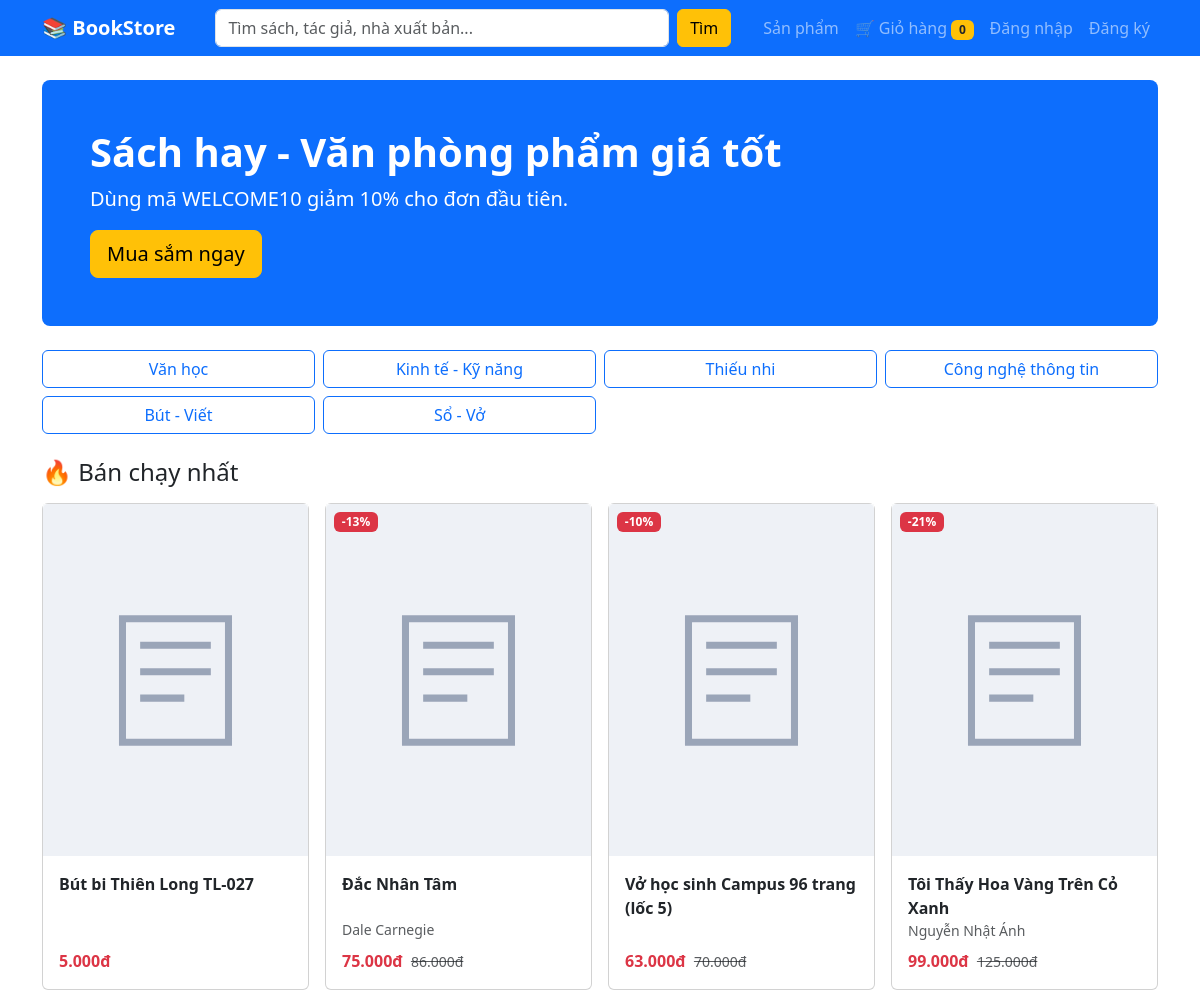
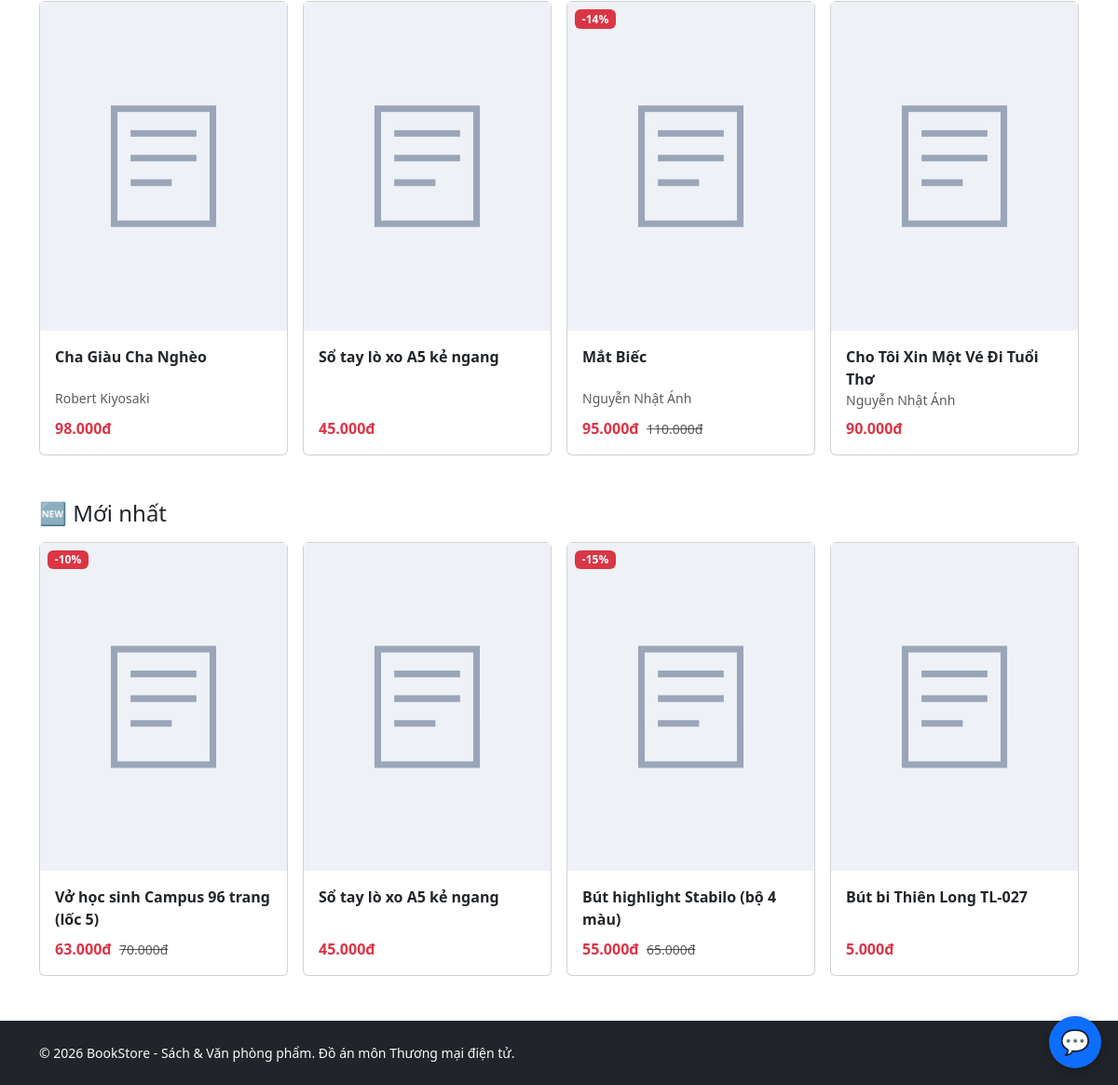
The page / on the database its author committed (2 pictures, top to bottom).
### tables this page shows
CREATE TABLE categories (
    id          INT UNSIGNED AUTO_INCREMENT PRIMARY KEY,
    parent_id   INT UNSIGNED NULL,                       
    name        VARCHAR(100) NOT NULL,
    slug        VARCHAR(120) NOT NULL UNIQUE,            
    description VARCHAR(255) NULL,
    CONSTRAINT fk_cat_parent FOREIGN KEY (parent_id) REFERENCES categories(id) ON DELETE SET NULL
);

CREATE TABLE products (
    id            INT UNSIGNED AUTO_INCREMENT PRIMARY KEY,
    category_id   INT UNSIGNED NOT NULL,
    publisher_id  INT UNSIGNED NULL,                     
    type          ENUM('book','stationery') NOT NULL DEFAULT 'book',
    name          VARCHAR(200) NOT NULL,
    slug          VARCHAR(220) NOT NULL UNIQUE,
    description   TEXT NULL,
    price         DECIMAL(12,0) NOT NULL,                
    sale_price    DECIMAL(12,0) NULL,                    
    stock         INT UNSIGNED NOT NULL DEFAULT 0,       
    image         VARCHAR(255) NULL,
    pages         SMALLINT UNSIGNED NULL,                
    publish_year  YEAR NULL,
    sold_count    INT UNSIGNED NOT NULL DEFAULT 0,       
    is_active     TINYINT(1) NOT NULL DEFAULT 1,
    created_at    TIMESTAMP NOT NULL DEFAULT CURRENT_TIMESTAMP,
    CONSTRAINT fk_prod_cat FOREIGN KEY (category_id)  REFERENCES categories(id),
    CONSTRAINT fk_prod_pub FOREIGN KEY (publisher_id) REFERENCES publishers(id) ON DELETE SET NULL,
    INDEX idx_prod_cat (category_id),
    INDEX idx_prod_pub (publisher_id),
    INDEX idx_prod_price (price),
    FULLTEXT INDEX ft_prod_name (name)                   
);

### app/core/Controller.php (called while the page is built, shortened)
<?php
abstract class Controller
{
    protected function render(string $view, array $data = [], string $layout = 'main'): void
    {
        extract($data);
        require APP_PATH . "/views/$view.php";
        $content = ob_get_clean();
        require APP_PATH . "/views/layouts/$layout.php";
    }
}

### app/controllers/HomeController.php (called while the page is built)
<?php
class HomeController extends Controller
{
    public function index(): void
    {
        $product = new Product();
        $this->render('home/index', [
            'title'       => 'Trang chủ',
            'description' => 'BookStore - website bán sách và văn phòng phẩm uy tín, giá tốt, giao hàng nhanh.',
            'bestSellers' => $product->bestSellers(8),
            'newest'      => $product->newest(4),
            'categories'  => (new Category())->tree(),
        ]);
    }
}

### public/index.php (called while the page is built, shortened)
<?php
$config = require ROOT_PATH . '/config/config.php';
spl_autoload_register(function (string $class) {
    foreach (['core', 'controllers', 'models'] as $dir) {
        $file = APP_PATH . "/$dir/$class.php";
        if (is_file($file)) { require $file; return; }
    }
});
require APP_PATH . '/core/helpers.php';
$router = new Router();
$router->dispatch($_SERVER['REQUEST_METHOD'], $_SERVER['REQUEST_URI']);

### app/core/helpers.php (called while the page is built, shortened)
<?php
function e($value): string
{
    return htmlspecialchars((string)$value, ENT_QUOTES, 'UTF-8');
}
function url(string $path = ''): string
{
    return BASE_URL . '/' . ltrim($path, '/');
}
function asset(string $path): string
{
    return BASE_URL . '/public/assets/' . ltrim($path, '/');
}
function money($n): string
{
    return number_format((float)$n, 0, ',', '.') . 'đ';
}
function product_image(array $p): string
{
    $file = 'products/' . ($p['image'] ?? '');
    return asset('img/placeholder.svg');
}
function auth_user(): ?array
{
    return $_SESSION['user'] ?? null;
}

### app/core/Model.php (called while the page is built, shortened)
<?php
abstract class Model
{
    public function __construct()
    {
        $this->db = Database::getConnection();
    }
}

### app/core/Database.php (called while the page is built)
<?php
class Database
{
    private static ?PDO $instance = null;
    public static function getConnection(): PDO
    {
        if (self::$instance === null) {
            global $config;
            $c = $config['db'];
            $dsn = "mysql:host={$c['host']};dbname={$c['name']};charset={$c['charset']}";
            self::$instance = new PDO($dsn, $c['user'], $c['pass'], [
                PDO::ATTR_ERRMODE            => PDO::ERRMODE_EXCEPTION,
                PDO::ATTR_DEFAULT_FETCH_MODE => PDO::FETCH_ASSOC,
                PDO::ATTR_EMULATE_PREPARES   => false,
            ]);
        }
        return self::$instance;
    }
}

### app/models/Category.php (called while the page is built, shortened)
<?php
class Category extends Model
{
    public function tree(): array
    {
        $all = $this->db->query("SELECT * FROM categories ORDER BY id")->fetchAll();
        $roots = [];
        foreach ($all as $c) {
            if ($c['parent_id'] === null) { $c['children'] = []; $roots[$c['id']] = $c; }
        }
        foreach ($all as $c) {
            if ($c['parent_id'] !== null && isset($roots[$c['parent_id']])) $roots[$c['parent_id']]['children'][] = $c;
        }
        return array_values($roots);
    }
}

### config/config.php (called while the page is built)
<?php
return [
    'app_name' => 'BookStore - Sách & Văn phòng phẩm',
    'db' => [
        'host'    => 'localhost',
        'name'    => 'bookstore',
        'user'    => 'root',
        'pass'    => '',
        'charset' => 'utf8mb4',
    ],
    'vnpay' => [
        'tmn_code'    => '',
        'hash_secret' => '',
        'pay_url'     => 'https://sandbox.vnpayment.vn/paymentv2/vpcpay.html',
    ],
];

### app/models/Product.php (called while the page is built, shortened)
<?php
class Product extends Model
{
    public function bestSellers(int $limit = 8): array
    {
        $st = $this->db->prepare(self::BASE_SELECT . " WHERE p.is_active = 1 ORDER BY p.sold_count DESC LIMIT :n");
        $st->bindValue(':n', $limit, PDO::PARAM_INT);
        $st->execute();
        return $st->fetchAll();
    }
    public function newest(int $limit = 4): array
    {
        $st = $this->db->prepare(self::BASE_SELECT . " WHERE p.is_active = 1 ORDER BY p.created_at DESC, p.id DESC LIMIT :n");
        $st->bindValue(':n', $limit, PDO::PARAM_INT);
        $st->execute();
        return $st->fetchAll();
    }
}

### app/models/Cart.php (called while the page is built, shortened)
<?php
class Cart extends Model
{
    public static function count(): int
    {
        return array_sum($_SESSION['cart'] ?? []);
    }
}

### app/views/partials/product_card.php (the view)
<?php
$hasSale = $p['sale_price'] !== null && $p['sale_price'] < $p['price'];
?>
<div class="card product-card h-100">
    <a href="<?= url('/san-pham/' . $p['slug']) ?>" class="ratio ratio-3x4 bg-light">
        <img src="<?= e(product_image($p)) ?>" class="card-img-top object-fit-cover" alt="<?= e($p['name']) ?>" loading="lazy">
    </a>
    <?php if ($hasSale): ?>
        <span class="badge bg-danger position-absolute top-0 start-0 m-2">-<?= round(100 - $p['sale_price'] / $p['price'] * 100) ?>%</span>
    <?php endif; ?>
    <div class="card-body d-flex flex-column">
        <a href="<?= url('/san-pham/' . $p['slug']) ?>" class="text-decoration-none text-dark fw-semibold product-name"><?= e($p['name']) ?></a>
        <small class="text-muted"><?= e($p['author_names'] ?? '') ?></small>
        <div class="mt-auto pt-2">
            <span class="text-danger fw-bold"><?= money($p['final_price']) ?></span>
            <?php if ($hasSale): ?><small class="text-muted text-decoration-line-through ms-1"><?= money($p['price']) ?></small><?php endif; ?>
        </div>
    </div>
</div>

### app/views/home/index.php
<div class="p-4 p-md-5 mb-4 rounded-3 text-white bg-primary">
    <h1 class="display-6 fw-bold">Sách hay - Văn phòng phẩm giá tốt</h1>
    <p class="lead mb-3">Dùng mã <strong>WELCOME10</strong> giảm 10% cho đơn đầu tiên.</p>
    <a href="<?= url('/san-pham') ?>" class="btn btn-warning btn-lg">Mua sắm ngay</a>
</div>
<div class="row g-2 mb-4">
    <?php foreach ($categories as $root): foreach ($root['children'] as $c): ?>
        <div class="col-6 col-md-3"><a class="btn btn-outline-primary w-100" href="<?= url('/san-pham?category=' . $c['slug']) ?>"><?= e($c['name']) ?></a></div>
    <?php endforeach; endforeach; ?>
</div>
<h2 class="h4 mb-3">🔥 Bán chạy nhất</h2>
<div class="row row-cols-2 row-cols-md-4 g-3 mb-5">
    <?php foreach ($bestSellers as $p): ?><div class="col"><?php include APP_PATH . '/views/partials/product_card.php'; ?></div><?php endforeach; ?>
</div>
<h2 class="h4 mb-3">🆕 Mới nhất</h2>
<div class="row row-cols-2 row-cols-md-4 g-3">
    <?php foreach ($newest as $p): ?><div class="col"><?php include APP_PATH . '/views/partials/product_card.php'; ?></div><?php endforeach; ?>
</div>

### app/core/Router.php (shortened to what this page needs)
<?php
class Router
{
    private array $routes = [];
    private function add(string $method, string $path, string $handler): void
    {
        $regex = preg_replace('#\{(\w+)\}#', '(?P<$1>[^/]+)', $path);
        $this->routes[] = [$method, '#^' . $regex . '$#', $handler];
    }
    public function dispatch(string $method, string $uri): void
    {
        $path = parse_url($uri, PHP_URL_PATH);
        $path = preg_replace('#^' . preg_quote(BASE_URL, '#') . '(/public)?#', '', $path);
        $path = '/' . trim($path, '/');
        foreach ($this->routes as [$routeMethod, $regex, $handler]) {
            if ($routeMethod === $method && preg_match($regex, $path, $matches)) {
                $params = array_filter($matches, 'is_string', ARRAY_FILTER_USE_KEY);
                [$controllerName, $action] = explode('@', $handler);
                (new $controllerName())->$action(...array_values($params));
                return;
            }
        }
    }
}

### app/views/layouts/main.php (shortened to what this page needs)
<!DOCTYPE html>
<html lang="vi">
<head>
    <link href="https://cdn.jsdelivr.net/npm/bootstrap@5.3.3/dist/css/bootstrap.min.css" rel="stylesheet">
    <link href="<?= asset('css/style.css') ?>" rel="stylesheet">
</head>
<body class="d-flex flex-column min-vh-100">
<nav class="navbar navbar-expand-lg navbar-dark bg-primary sticky-top">
    <div class="container">
        <a class="navbar-brand fw-bold" href="<?= url('/') ?>">📚 BookStore</a>
        <div id="nav" class="collapse navbar-collapse">
            <form class="d-flex mx-lg-4 flex-grow-1 my-2 my-lg-0" action="<?= url('/san-pham') ?>" method="get">
                <input class="form-control" name="q" placeholder="Tìm sách, tác giả, nhà xuất bản..." value="<?= e($_GET['q'] ?? '') ?>">
                <button class="btn btn-warning ms-2">Tìm</button>
            </form>
            <ul class="navbar-nav ms-auto">
                <li class="nav-item"><a class="nav-link" href="<?= url('/san-pham') ?>">Sản phẩm</a></li>
                <li class="nav-item"><a class="nav-link" href="<?= url('/gio-hang') ?>">🛒 Giỏ hàng <span class="badge bg-warning text-dark"><?= Cart::count() ?></span></a></li>
                <?php if ($u = auth_user()): ?>
                    <li class="nav-item"><a class="nav-link" href="<?= url('/don-hang') ?>">Đơn hàng</a></li>
                    <?php if ($u['role'] === 'admin'): ?><li class="nav-item"><a class="nav-link" href="<?= url('/admin') ?>">Quản trị</a></li><?php endif; ?>
                    <li class="nav-item"><a class="nav-link" href="<?= url('/tai-khoan') ?>">👤 <?= e($u['full_name']) ?></a></li>
                    <li class="nav-item"><form method="post" action="<?= url('/dang-xuat') ?>"><?= csrf_field() ?><button class="btn btn-link nav-link">Đăng xuất</button></form></li>
                <?php else: ?>
                    <li class="nav-item"><a class="nav-link" href="<?= url('/dang-nhap') ?>">Đăng nhập</a></li>
                    <li class="nav-item"><a class="nav-link" href="<?= url('/dang-ky') ?>">Đăng ký</a></li>
                <?php endif; ?>
            </ul>
        </div>
    </div>
</nav>
<main class="container py-4 flex-grow-1">
    <?= $content ?>
</main>
<footer class="bg-dark text-light py-4 mt-4">
    <div class="container small">&copy; <?= date('Y') ?> BookStore - Sách &amp; Văn phòng phẩm. Đồ án môn Thương mại điện tử.</div>
</footer>
<?php require APP_PATH . "/views/partials/chat_widget.php"; ?>
</body>
</html>

### app/views/partials/chat_widget.php (shortened to what this page needs)
<link rel="stylesheet" href="<?= asset('css/chat.css') ?>">
<button id="chat-fab" type="button" aria-label="Chat với cửa hàng" title="Chat với cửa hàng">💬<span class="badge rounded-pill bg-danger d-none" id="chat-badge">0</span></button>

### public/assets/css/style.css (style rules this page uses)
.ratio-3x4 { --bs-aspect-ratio: 133%; }
.product-card { position: relative; transition: transform .15s, box-shadow .15s; }
.product-name { display: -webkit-box; -webkit-line-clamp: 2; -webkit-box-orient: vertical; overflow: hidden; min-height: 2.9em; }
.object-fit-cover { object-fit: cover; }

### public/assets/css/chat.css (style rules this page uses)
#chat-fab { position: fixed; right: 18px; bottom: 18px; z-index: 1040; width: 56px; height: 56px; border-radius: 50%; border: 0; background: #0d6efd; color: #fff; font-size: 1.6rem; box-shadow: 0 4px 14px rgba(0,0,0,.3); }

### rows shown on the page
categories: name "Văn học"
categories: name "Kinh tế - Kỹ năng"
categories: name "Thiếu nhi"
categories: name "Công nghệ thông tin"
categories: name "Bút - Viết"
categories: name "Sổ - Vở"
products: name "Bút bi Thiên Long TL-027", final_price "5.000đ"
products: 100 - $p['sale_price'] / $p['price'] * 100 "13", name "Đắc Nhân Tâm", author_names "Dale Carnegie", final_price "75.000đ", price "86.000đ"
products: 100 - $p['sale_price'] / $p['price'] * 100 "10", name "Vở học sinh Campus 96 trang (lốc 5)", final_price "63.000đ", price "70.000đ"
products: 100 - $p['sale_price'] / $p['price'] * 100 "21", name "Tôi Thấy Hoa Vàng Trên Cỏ Xanh", author_names "Nguyễn Nhật Ánh", final_price "99.000đ", price "125.000đ"
products: name "Cha Giàu Cha Nghèo", author_names "Robert Kiyosaki", final_price "98.000đ"
products: name "Sổ tay lò xo A5 kẻ ngang", final_price "45.000đ"
products: 100 - $p['sale_price'] / $p['price'] * 100 "14", name "Mắt Biếc", author_names "Nguyễn Nhật Ánh", final_price "95.000đ", price "110.000đ"
products: name "Cho Tôi Xin Một Vé Đi Tuổi Thơ", author_names "Nguyễn Nhật Ánh", final_price "90.000đ"
products: 100 - $p['sale_price'] / $p['price'] * 100 "15", name "Bút highlight Stabilo (bộ 4 màu)", final_price "55.000đ", price "65.000đ"
